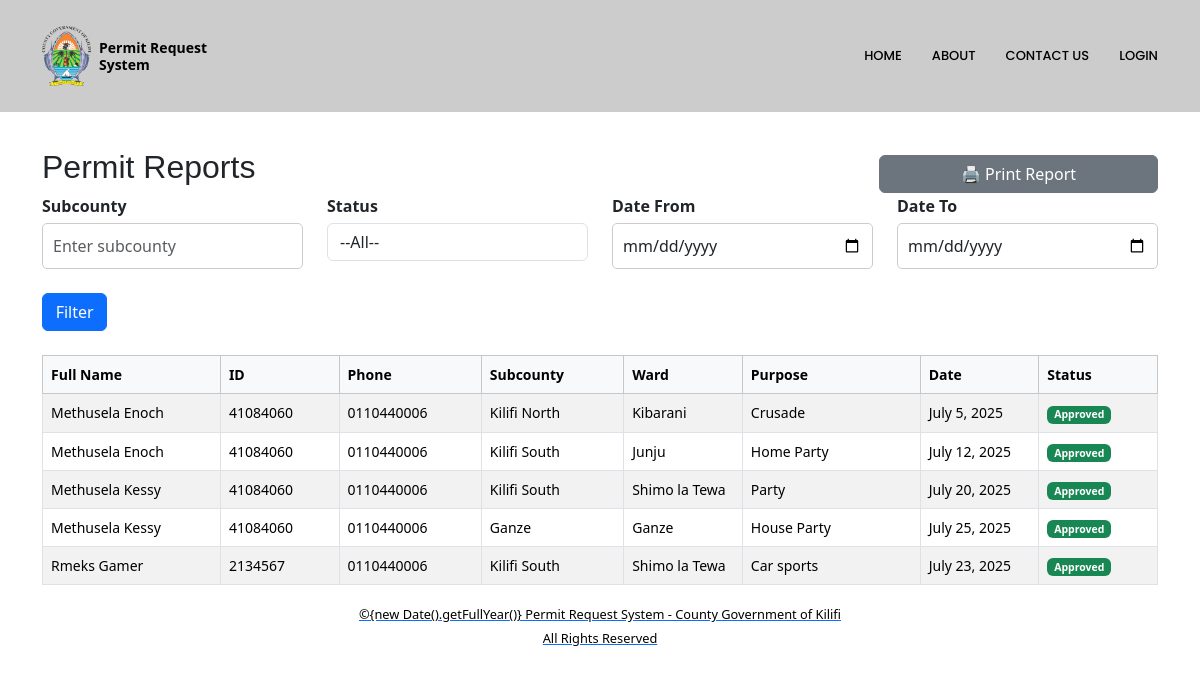
The page /report/ on the database its author committed.
### core/models.py (models this page shows, shortened)
class PermitRequest(models.Model):
    full_name = models.CharField(max_length=100)
    id_number = models.CharField(max_length=20)
    phone = models.CharField(max_length=20)
    subcounty = models.CharField(max_length=50)
    ward = models.CharField(max_length=50)
    location = models.CharField(max_length=100)
    purpose = models.TextField()
    source = models.TextField()
    date = models.DateField()
    time = models.TimeField()
    submitted_at = models.DateTimeField(auto_now_add=True)
    approved = models.BooleanField(default=False)

### core/views.py (the view)
# urls.py: path('report/', views.permit_report, name='report'),
def permit_report(request):
    permits = PermitRequest.objects.all()
    subcounty = request.GET.get('subcounty')
    status = request.GET.get('status')
    start_date = request.GET.get('start_date')
    end_date = request.GET.get('end_date')
    if subcounty:
        permits = permits.filter(subcounty=subcounty)
    if status:
        if status == "approved":
            permits = permits.filter(approved=True)
        elif status == "pending":
            permits = permits.filter(approved=False)
    if start_date and end_date:
        permits = permits.filter(date__range=[start_date, end_date])
    return render(request, 'permit_report.html', {
        'permits': permits,
    })

### core/templates/permit_report.html (shortened to what this page needs)
{% load static %}
<!DOCTYPE html>
<html lang="en">
<head>
  <link href="{% static 'assets/vendor/bootstrap/css/bootstrap.min.css' %}" rel="stylesheet">
  <link href="{% static 'assets/vendor/bootstrap-icons/bootstrap-icons.css' %}" rel="stylesheet">
  <link href="{% static 'assets/css/main.css' %}" rel="stylesheet">
  <link href="{% static 'assets/css/permitform.css' %}" rel="stylesheet">
    <link href="https://cdn.jsdelivr.net/npm/bootstrap@5.3.3/dist/css/bootstrap.min.css" rel="stylesheet">
</head>
<body class="index-page">
<header class="header sticky-top">
  <div id="branding" class="branding">
    <div class="container d-flex justify-content-between align-items-center py-3">
        <a href="{% url 'home' %}" class="d-flex align-items-center text-white text-decoration-none gap-1">
            <img src="{% static 'assets/img/logo/CGK11.png' %}" alt="Kilifi Logo" height="60" style="margin-right: 4px">
            <div class="d-flex flex-column lh-sm text-black">
                <small class="mb-0"><b>Permit Request</b></small>
                <small class="mb-0"><b>System</b></small>
            </div>
        </a>
      <div class="d-flex align-items-center ms-auto">
        <nav id="navmenu" class="navmenu d-none d-xl-block">
          <ul class="nav">
            <li class="nav-item"><a href="{% url 'home' %}" class="nav-link">Home</a></li>
            <li class="nav-item"><a href="{% url 'readmore' %}" class="nav-link">About</a></li>
            <li class="nav-item"><a href="{% url 'contact' %}" class="nav-link">Contact Us</a></li>
            {% if user.is_authenticated %}
                <li class="nav-item"><a href="{% url 'logout' %}" class="nav-link">Logout</a></li>
            {% else %}
                <li class="nav-item"><a href="{% url 'login' %}" class="nav-link">Login</a></li>
            {% endif %}
          </ul>
        </nav>
      </div>
    </div>
  </div>
</header>
<main class="main">
    <br>
    <br>
    <br>
<div class="container mt-4">
    <div class="d-flex justify-content-between align-items-center">
        <h2>Permit Reports</h2>
        <button class="btn btn-secondary print-btn" onclick="printReport()">🖨️ Print Report</button>
    </div>
    <form method="get" class="mb-4">
        <div class="row">
            <div class="col-md-3">
                <label>Subcounty</label>
                <input type="text" name="subcounty" class="form-control" placeholder="Enter subcounty" value="{{ request.GET.subcounty }}">
            </div>
            <div class="col-md-3">
                <label>Status</label>
                <select name="status" class="form-control">
                    <option value="">--All--</option>
                </select>
            </div>
            <div class="col-md-3">
                <label>Date From</label>
                <input type="date" name="start_date" class="form-control" value="{{ request.GET.start_date }}">
            </div>
            <div class="col-md-3">
                <label>Date To</label>
                <input type="date" name="end_date" class="form-control" value="{{ request.GET.end_date }}">
            </div>
        </div>
        <div class="row mt-3">
            <div class="col-md-3 align-self-end">
                <button class="btn btn-primary mt-2">Filter</button>
            </div>
        </div>
    </form>
    <div id="report-content">
        <table class="table table-bordered table-striped">
            <thead class="table-light">
                <tr>
                    <th style="width: 15%;">Full Name</th>
                    <th style="width: 10%;">ID</th>
                    <th style="width: 12%;">Phone</th>
                    <th style="width: 12%;">Subcounty</th>
                    <th style="width: 10%;">Ward</th>
                    <th style="width: 15%;">Purpose</th>
                    <th style="width: 10%;">Date</th>
                    <th style="width: 10%;">Status</th>
                </tr>
            </thead>
            <tbody>
                {% for permit in permits %}
                <tr>
                    <td>{{ permit.full_name }}</td>
                    <td>{{ permit.id_number }}</td>
                    <td>{{ permit.phone }}</td>
                    <td>{{ permit.subcounty }}</td>
                    <td>{{ permit.ward }}</td>
                    <td>{{ permit.purpose }}</td>
                    <td>{{ permit.date }}</td>
                    <td>
                        {% if permit.approved %}
                            <span class="badge bg-success">Approved</span>
                        {% else %}
                            <span class="badge bg-warning text-dark">Pending</span>
                        {% endif %}
                    </td>
                </tr>
                {% empty %}
                <tr>
                    <td colspan="8" class="text-center">No permits found.</td>
                </tr>
                {% endfor %}
            </tbody>
        </table>
    </div>
</div>
        <div class="text-center">
            <a href="{% url 'readmore' %}">
            <small style="font-size: 0.80rem;" class="text-black">
                ©{new Date().getFullYear()} Permit Request System - County Government of Kilifi
                <br> All Rights Reserved
            </small>
            </a>
        </div>
</main>
</body>
</html>

### core/static/assets/css/main.css (style rules this page uses)
:root { --default-font: "Roboto", system-ui, -apple-system, "Segoe UI", Roboto, "Helvetica Neue", Arial, "Noto Sans", "Liberation Sans", sans-serif, "Apple Color Emoji", "Segoe UI Emoji", "Segoe UI Symbol", "Noto Color Emoji"; --heading-font: "Raleway", sans-serif; --nav-font: "Poppins", sans-serif; }
:root { --background-color: #ffffff; --default-color: #444444; --heading-color: #555555; --accent-color: #3fbbc0; --surface-color: #ffffff; --contrast-color: #ffffff; }
:root { --nav-color: #444444; --nav-hover-color: #3fbbc0; --nav-mobile-background-color: #ffffff; --nav-dropdown-background-color: #ffffff; --nav-dropdown-color: #444444; --nav-dropdown-hover-color: #3fbbc0; }
:root { scroll-behavior: smooth; }
html, body { margin: 0 !important; padding: 0 !important; height: 100%; }
main.main { padding-top: 52px; }
body { color: var(--default-color); background-color: var(--background-color); font-family: var(--default-font); }
a { color: var(--accent-color); text-decoration: none; transition: 0.3s; }
h1, h2, h3, h4, h5, h6 { color: var(--heading-color); font-family: "Liberation Sans"; }
.header { transition: all 0.5s; z-index: 1000; position: sticky; top: 0; box-shadow: 0px 0 18px rgba(0, 0, 0, 0.1); background-color: #ccc; }
.header .branding { min-height: 60px; padding: 10px 0; }
@media (min-width: 1200px) { .navmenu { padding: 0; } }
@media (min-width: 1200px) { .navmenu ul { margin: 0; padding: 0; display: flex; list-style: none; align-items: center; } }
@media (min-width: 1200px) { .navmenu li { position: relative; } }
@media (min-width: 1200px) { .navmenu a, .navmenu a:focus { color: var(--nav-color); padding: 18px 15px; font-size: 13px; font-family: var(--nav-font); font-weight: 500; text-transform: uppercase; display: flex; align-items: center; justify-content: space-between; white-space: nowrap; transition: 0.3s; } }
@media (min-width: 1200px) { .navmenu li:last-child a { padding-right: 0; } }

### core/static/assets/css/permitform.css (style rules this page uses)
h2 { text-align: center; color: #333; }
label { display: block; margin-bottom: 5px; font-weight: 600; }
input[type="text"], input[type="date"], input[type="time"] { width: 100%; padding: 10px; border: 1px solid #ccc; border-radius: 5px; font-size: 16px; }
button { width: 25%; padding: 12px; background-color: #3FBBC0FF; color: black; font-size: 16px; border: none; border-radius: 5px; cursor: pointer; transition: background-color 0.3s ease; }

### core/templates/permit_report.html (style rules this page uses)
table th, table td { font-size: 14px; padding: 6px 10px; }
th { width: auto; }
.print-btn { float: right; margin-top: 5px; }
.branding { position: fixed; top: 0; left: 0; right: 0; z-index: 1030; background: #ccc; transition: background 0.3s ease, box-shadow 0.3s ease; backdrop-filter: blur(6px); padding: 10px 0; }
.nav-link, .nav-link:focus { color: black !important; }

### rows shown on the page
PermitRequest: full_name "Methusela Enoch", id_number "41084060", phone "0110440006", subcounty "Kilifi North", ward "Kibarani", purpose "Crusade", date "July 5, 2025", approved "Approved"
PermitRequest: full_name "Methusela Enoch", id_number "41084060", phone "0110440006", subcounty "Kilifi South", ward "Junju", purpose "Home Party", date "July 12, 2025", approved "Approved"
PermitRequest: full_name "Methusela Kessy", id_number "41084060", phone "0110440006", subcounty "Kilifi South", ward "Shimo la Tewa", purpose "Party", date "July 20, 2025", approved "Approved"
PermitRequest: full_name "Methusela Kessy", id_number "41084060", phone "0110440006", subcounty "Ganze", ward "Ganze", purpose "House Party", date "July 25, 2025", approved "Approved"
PermitRequest: full_name "Rmeks Gamer", id_number "2134567", phone "0110440006", subcounty "Kilifi South", ward "Shimo la Tewa", purpose "Car sports", date "July 23, 2025", approved "Approved"
